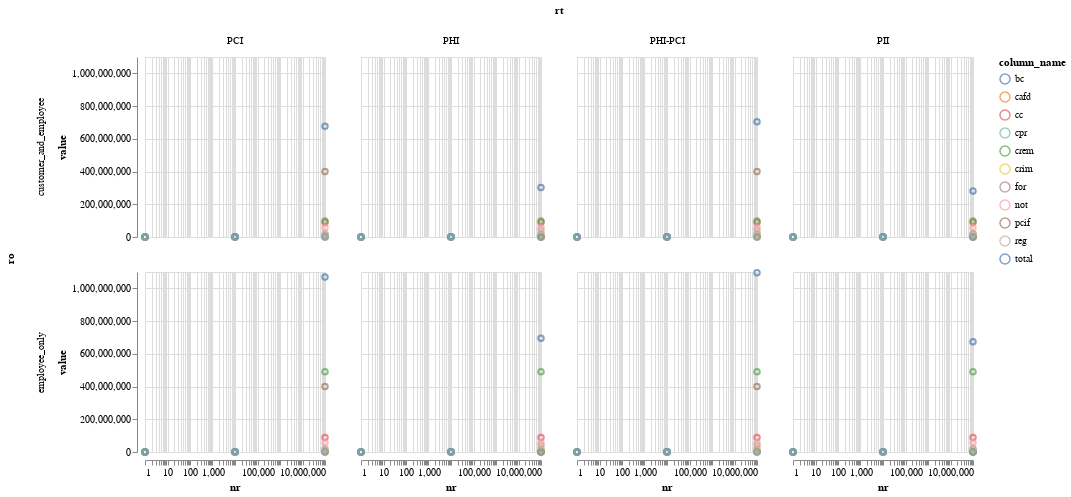

Notebook code cell kept with this figure:
### Code cell
alt.Chart(reshaped_df).mark_point().encode(
    alt.X('nr:Q', scale=alt.Scale(type='log')),
    alt.Y('value:Q', scale=alt.Scale(zero=False)),
    color='column_name:N'
).properties(
    width=180,
    height=180
).facet(
    column='rt:N',
    row='ro:N'
)

### Figure 1 — Vega-Lite specification as saved in the notebook (floating-point values rounded to 4 significant figures; data arrays with more than 128 entries replaced by an {"elided": "..."} marker saying what was removed)
{"$schema": "https://vega.github.io/schema/vega-lite/v2.6.0.json", "config": {"view": {"height": 300, "width": 400}}, "data": {"name": "data-eb088b3181a05ce45354219a6146bc1a"}, "datasets": {"data-eb088b3181a05ce45354219a6146bc1a": {"elided": "264 records"}}, "facet": {"column": {"field": "rt", "type": "nominal"}, "row": {"field": "ro", "type": "nominal"}}, "spec": {"encoding": {"color": {"field": "column_name", "type": "nominal"}, "x": {"field": "nr", "scale": {"type": "log"}, "type": "quantitative"}, "y": {"field": "value", "scale": {"zero": false}, "type": "quantitative"}}, "height": 180, "mark": "point", "width": 180}}
